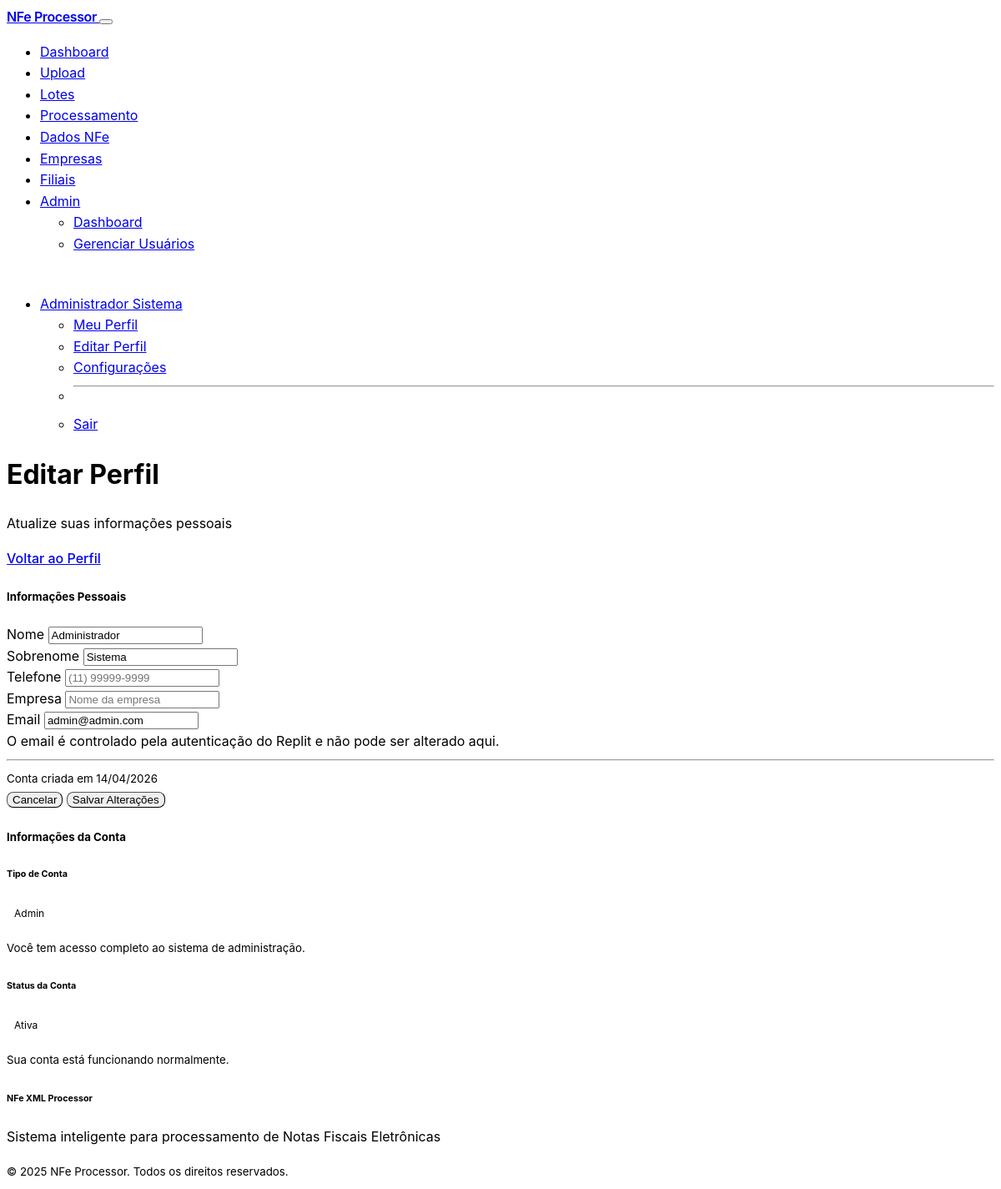
Page /profile/edit (signed in) on the committed database.
### models.py (models this page shows, shortened)
class User(UserMixin, db.Model):
    __tablename__ = 'users'
    id = db.Column(db.String, primary_key=True)
    email = db.Column(db.String, unique=True, nullable=True)
    first_name = db.Column(db.String, nullable=True)
    last_name = db.Column(db.String, nullable=True)
    profile_image_url = db.Column(db.String, nullable=True)
    password_hash = db.Column(db.String(256), nullable=True)  # For local authentication
    auth_method = db.Column(db.String(20), default='oauth')  # 'oauth' or 'local'
    role = db.Column(db.Enum(UserRole), default=UserRole.USER)
    active = db.Column(db.Boolean, default=True)
    phone = db.Column(db.String(20), nullable=True)
    company = db.Column(db.String(255), nullable=True)
    last_login = db.Column(db.DateTime, nullable=True)
    created_at = db.Column(db.DateTime, default=datetime.now)
    updated_at = db.Column(db.DateTime, default=datetime.now, onupdate=datetime.now)
    uploaded_files = db.relationship('UploadedFile', backref='user', lazy=True)
    nfe_records = db.relationship('NFERecord', backref='user', lazy=True)
    @property
    def full_name(self):
        if self.first_name and self.last_name:
            return f"{self.first_name} {self.last_name}"
        elif self.first_name:
            return self.first_name
        elif self.email:
            return self.email.split('@')[0]
        return f"User {self.id[:8]}"
    @property
    def is_admin(self):
        return self.role == UserRole.ADMIN

### routes.py (the view, shortened to what this page needs)
@app.route('/profile/edit', methods=['GET', 'POST'])
@login_required_hybrid
def edit_profile():
    return render_template('edit_profile.html', user=current_user)

### replit_auth.py (called while the page is built)
@login_manager.user_loader
def load_user(user_id):
    return User.query.get(user_id)

### routes.py (called while the page is built)
@app.before_request
def make_session_permanent():
    global _database_initialized
    if not _database_initialized:
        init_database()
        _database_initialized = True
    session.permanent = True

def login_required_hybrid(f):
    @wraps(f)
    def decorated_function(*args, **kwargs):
        if not current_user.is_authenticated:
            return redirect(url_for('login'))
        return f(*args, **kwargs)
    return decorated_function

### templates/edit_profile.html (shortened to what this page needs)
{% extends "base.html" %}
{% block content %}
<div class="container">
    <div class="row">
        <div class="col-lg-8 mx-auto">
            <div class="row mb-4">
                <div class="col">
                    <h1 class="h2">
                        Editar Perfil
                    </h1>
                    <p class="text-muted">Atualize suas informações pessoais</p>
                </div>
                <div class="col-auto">
                    <a href="{{ url_for('user_profile') }}" class="btn btn-outline-secondary">
                        Voltar ao Perfil
                    </a>
                </div>
            </div>
            <div class="card">
                <div class="card-header">
                    <h5 class="mb-0">
                        Informações Pessoais
                    </h5>
                </div>
                <div class="card-body">
                    <form method="POST">
                        <div class="row">
                            <div class="col-md-6 mb-3">
                                <label for="first_name" class="form-label">Nome</label>
                                <input type="text" class="form-control" id="first_name" name="first_name"
                                       value="{{ user.first_name or '' }}" placeholder="Seu nome">
                            </div>
                            <div class="col-md-6 mb-3">
                                <label for="last_name" class="form-label">Sobrenome</label>
                                <input type="text" class="form-control" id="last_name" name="last_name"
                                       value="{{ user.last_name or '' }}" placeholder="Seu sobrenome">
                            </div>
                        </div>
                        <div class="row">
                            <div class="col-md-6 mb-3">
                                <label for="phone" class="form-label">Telefone</label>
                                <input type="tel" class="form-control" id="phone" name="phone"
                                       value="{{ user.phone or '' }}" placeholder="(11) 99999-9999">
                            </div>
                            <div class="col-md-6 mb-3">
                                <label for="company" class="form-label">Empresa</label>
                                <input type="text" class="form-control" id="company" name="company"
                                       value="{{ user.company or '' }}" placeholder="Nome da empresa">
                            </div>
                        </div>
                        <div class="mb-4">
                            <label for="email" class="form-label">Email</label>
                            <input type="email" class="form-control" id="email" name="email"
                                   value="{{ user.email or '' }}" readonly>
                            <div class="form-text">
                                O email é controlado pela autenticação do Replit e não pode ser alterado aqui.
                            </div>
                        </div>
                        <hr class="my-4">
                        <div class="d-flex justify-content-between">
                            <div>
                                <small class="text-muted">
                                    Conta criada em {{ user.created_at.strftime('%d/%m/%Y') }}
                                </small>
                            </div>
                            <div>
                                <button type="button" class="btn btn-outline-secondary me-2" onclick="window.history.back()">
                                    Cancelar
                                </button>
                                <button type="submit" class="btn btn-primary">
                                    Salvar Alterações
                                </button>
                            </div>
                        </div>
                    </form>
                </div>
            </div>
            <div class="card mt-4">
                <div class="card-header">
                    <h5 class="mb-0">
                        Informações da Conta
                    </h5>
                </div>
                <div class="card-body">
                    <div class="row">
                        <div class="col-md-6">
                            <h6>Tipo de Conta</h6>
                            <span class="badge bg-{{ 'danger' if user.role.value == 'admin' else 'primary' if user.role.value == 'user' else 'secondary' }} fs-6">
                                {{ user.role.value.title() }}
                            </span>
                            {% if user.role.value == 'admin' %}
                                <p class="text-muted mt-2 mb-0">
                                    <small>Você tem acesso completo ao sistema de administração.</small>
                                </p>
                            {% endif %}
                        </div>
                        <div class="col-md-6">
                            <h6>Status da Conta</h6>
                            <span class="badge bg-{{ 'success' if user.active else 'secondary' }} fs-6">
                                {{ 'Ativa' if user.active else 'Inativa' }}
                            </span>
                            <p class="text-muted mt-2 mb-0">
                                <small>{{ 'Sua conta está funcionando normalmente.' if user.active else 'Entre em contato com o administrador.' }}</small>
                            </p>
                        </div>
                    </div>
                </div>
            </div>
        </div>
    </div>
</div>
{% endblock %}

### templates/base.html (shortened to what this page needs)
<!DOCTYPE html>
<html lang="pt-BR" data-bs-theme="dark">
<head>
    <link href="https://cdn.replit.com/agent/bootstrap-agent-dark-theme.min.css" rel="stylesheet">
    <link rel="stylesheet" href="https://cdn.jsdelivr.net/npm/feather-icons@4.29.0/font/feather.css">
    <link rel="stylesheet" href="{{ url_for('static', filename='css/custom.css') }}">
</head>
<body>
    {% if current_user.is_authenticated %}
    <nav class="navbar navbar-expand-lg navbar-dark bg-dark">
        <div class="container">
            <a class="navbar-brand" href="{{ url_for('index') }}">
                NFe Processor
            </a>
            <button class="navbar-toggler" type="button" data-bs-toggle="collapse" data-bs-target="#navbarNav">
            </button>
            <div class="collapse navbar-collapse" id="navbarNav">
                <ul class="navbar-nav me-auto">
                    <li class="nav-item">
                        <a class="nav-link" href="{{ url_for('index') }}">
                            Dashboard
                        </a>
                    </li>
                    <li class="nav-item">
                        <a class="nav-link" href="{{ url_for('upload_page') }}">
                            Upload
                        </a>
                    </li>
                    <li class="nav-item">
                        <a class="nav-link" href="{{ url_for('batches_list') }}">
                            Lotes
                        </a>
                    </li>
                    <li class="nav-item">
                        <a class="nav-link" href="{{ url_for('processing_queue') }}">
                            Processamento
                        </a>
                    </li>
                    <li class="nav-item">
                        <a class="nav-link" href="{{ url_for('data_view') }}">
                            Dados NFe
                        </a>
                    </li>
                    <li class="nav-item">
                        <a class="nav-link" href="{{ url_for('empresas_list') }}">
                            Empresas
                        </a>
                    </li>
                    <li class="nav-item">
                        <a class="nav-link" href="{{ url_for('filiais_listar') }}">
                            Filiais
                        </a>
                    </li>
                    {% if current_user.is_admin %}
                    <li class="nav-item dropdown">
                        <a class="nav-link dropdown-toggle" href="#" id="adminDropdown" role="button" data-bs-toggle="dropdown">
                            Admin
                        </a>
                        <ul class="dropdown-menu">
                            <li><a class="dropdown-item" href="{{ url_for('admin_dashboard') }}">
                                Dashboard
                            </a></li>
                            <li><a class="dropdown-item" href="{{ url_for('admin_users') }}">
                                Gerenciar Usuários
                            </a></li>
                        </ul>
                    </li>
                    {% endif %}
                </ul>
                <ul class="navbar-nav">
                    <li class="nav-item dropdown">
                        <a class="nav-link dropdown-toggle d-flex align-items-center" href="#" id="userDropdown" role="button" data-bs-toggle="dropdown">
                            {% if current_user.profile_image_url %}
                                <img src="{{ current_user.profile_image_url }}" alt="Avatar" class="rounded-circle me-2" style="width: 30px; height: 30px; object-fit: cover;">
                            {% else %}
                                <div class="bg-primary rounded-circle me-2 d-flex align-items-center justify-content-center" style="width: 30px; height: 30px;">
                                </div>
                            {% endif %}
                            <span>{{ current_user.full_name }}</span>
                        </a>
                        <ul class="dropdown-menu dropdown-menu-end">
                            <li><a class="dropdown-item" href="{{ url_for('user_profile') }}">
                                Meu Perfil
                            </a></li>
                            <li><a class="dropdown-item" href="{{ url_for('edit_profile') }}">
                                Editar Perfil
                            </a></li>
                            <li><a class="dropdown-item" href="{{ url_for('configuracoes') }}">
                                Configurações
                            </a></li>
                            <li><hr class="dropdown-divider"></li>
                            <li><a class="dropdown-item" href="{{ url_for('local_logout') }}">
                                Sair
                            </a></li>
                        </ul>
                    </li>
                </ul>
            </div>
        </div>
    </nav>
    {% endif %}
    <main class="{% if current_user.is_authenticated %}mt-4{% endif %}">
        {% block content %}{% endblock %}
    </main>
    {% if current_user.is_authenticated %}
    <footer class="bg-dark text-white mt-5 py-4">
        <div class="container">
            <div class="row">
                <div class="col-md-6">
                    <h6>NFe XML Processor</h6>
                    <p class="text-muted mb-0">Sistema inteligente para processamento de Notas Fiscais Eletrônicas</p>
                </div>
                <div class="col-md-6 text-md-end">
                    <small class="text-muted">
                        © 2025 NFe Processor. Todos os direitos reservados.
                    </small>
                </div>
            </div>
        </div>
    </footer>
    {% endif %}
</body>
</html>

### static/css/custom.css (style rules this page uses)
:root { --nfe-primary: #0d6efd; --nfe-success: #198754; --nfe-warning: #ffc107; --nfe-danger: #dc3545; --nfe-info: #0dcaf0; --nfe-dark: #212529; --nfe-light: #f8f9fa; --nfe-border-radius: 0.5rem; --nfe-box-shadow: 0 0.125rem 0.25rem rgba(0, 0, 0, 0.075); --nfe-transition: all 0.15s ease-in-out; }
body { font-family: -apple-system, BlinkMacSystemFont, 'Segoe UI', Roboto, sans-serif; line-height: 1.6; }
.container { max-width: 1400px; }
main { min-height: calc(100vh - 200px); }
.navbar-brand { font-weight: 600; letter-spacing: -0.025em; }
.card { border: 1px solid var(--bs-border-color); border-radius: var(--nfe-border-radius); box-shadow: var(--nfe-box-shadow); transition: var(--nfe-transition); }
.card-header { background-color: var(--bs-gray-100); border-bottom: 1px solid var(--bs-border-color); font-weight: 600; }
[data-bs-theme="dark"] .card-header { background-color: var(--bs-gray-800); }
.badge { font-size: 0.75rem; padding: 0.5em 0.75em; border-radius: 0.375rem; }
.btn { font-weight: 500; border-radius: var(--nfe-border-radius); transition: var(--nfe-transition); border-width: 1px; }
[data-bs-theme="dark"] { --nfe-box-shadow: 0 0.125rem 0.25rem rgba(255, 255, 255, 0.075); }
html { scroll-behavior: smooth; }

### rows in the picture
User: full_name "Administrador Sistema", first_name "Administrador", last_name "Sistema", email "admin@admin.com", created_at "14/04/2026", role.value "Admin", active "Ativa", active "Sua conta está funcionando normalmente."
